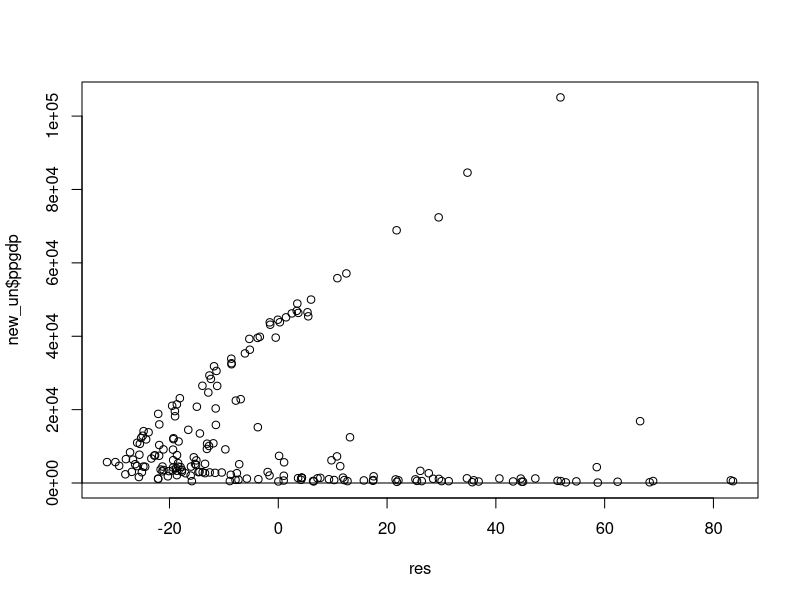
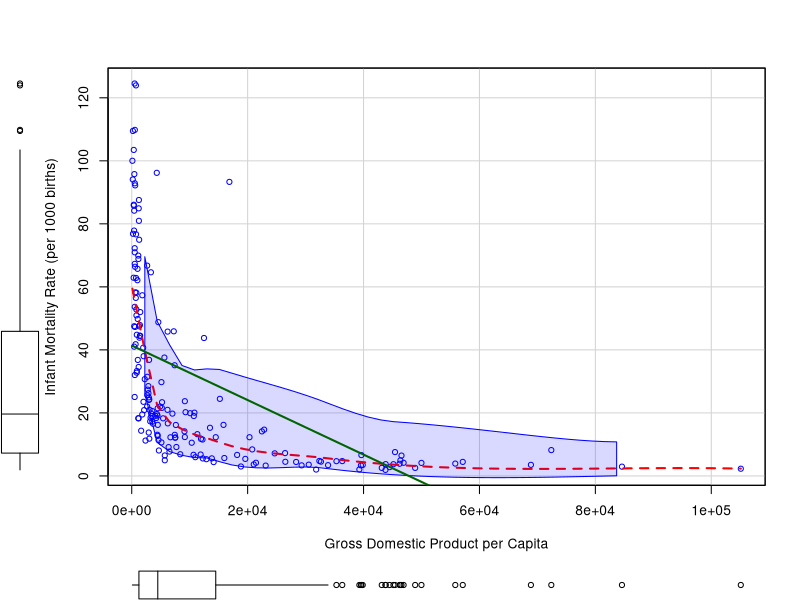
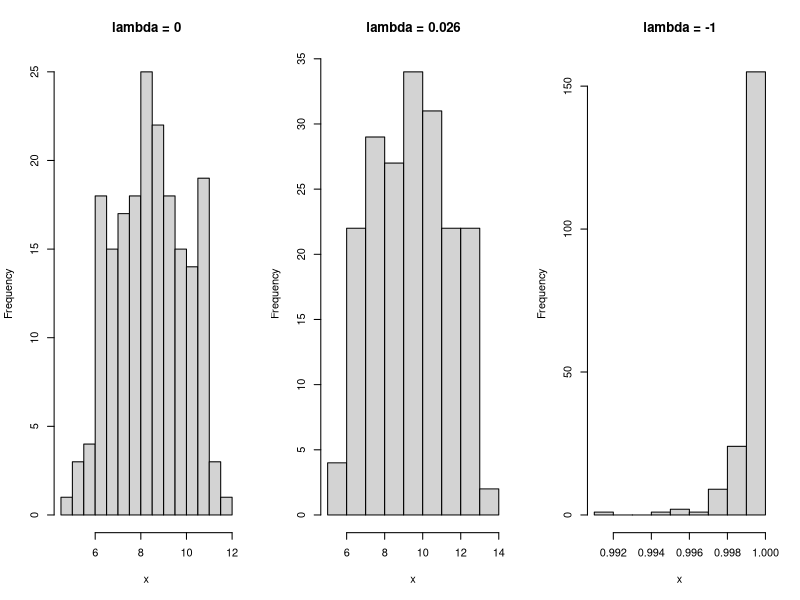
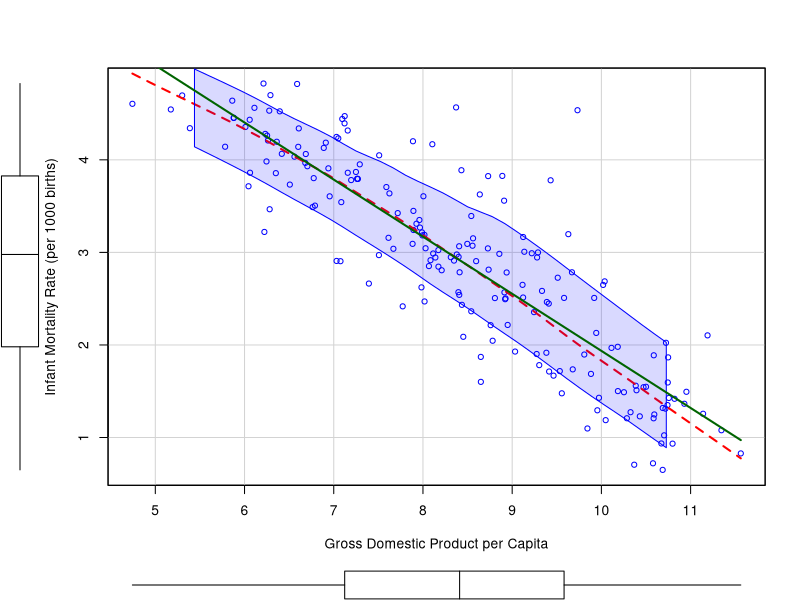

Here is the R script that generated these plots, in order:
library(MASS);library(car);library(AER);library(carData);library(stats)

data('UN')
par(mfrow = c(1,1))
new_un = na.omit(UN)
un_model = lm(infantMortality~ppgdp, data = new_un)
summary(un_model)

res = un_model$residuals
plot(res,new_un$ppgdp)
abline(0,0)

##Task 2.a
## check skewness in independent variable and dependent variable
car::scatterplot(infantMortality~ppgdp, data = new_un,xlab = 'Gross Domestic Product per Capita', 
            ylab = 'Infant Mortality Rate (per 1000 births)', 
            regLine = list(col = 'darkgreen'), 
            smooth = list(col.smooth = "red"))

## Task 2.b 
## estimate if transformation needed for ppgdp
p1 = powerTransform(ppgdp~1, data = new_un, family = 'bcPower')
summary(p1)

##Task 2.c
## examine the data distribution for ppgdp based on three different value of lambda
par(mfrow = c(1,3))
lambda_0 = car::bcPower(new_un$ppgdp, lambda=0)
lambda_optimal = car::bcPower(new_un$ppgdp, lambda=0.026)
lambda_negative = car::bcPower(new_un$ppgdp, lambda=-1)


hist(lambda_0,breaks = 12,main = 'lambda = 0',xlab = 'x')
hist(lambda_optimal,breaks = 12,main = 'lambda = 0.026',xlab = 'x')
hist(lambda_negative,breaks = 12,main = 'lambda = -1',xlab = 'x')

shapiro.test(lambda_0)
shapiro.test(lambda_optimal)
shapiro.test(lambda_negative)

## Task 2.e
## Estimate if transformation needed for infantMortality
p2 = powerTransform(infantMortality~log(ppgdp), data = new_un, family = 'bcPower')
summary(p2)

## Task 2.f
car::scatterplot(log(infantMortality)~log(ppgdp), data = new_un,xlab = 'Gross Domestic Product per Capita', 
                 ylab = 'Infant Mortality Rate (per 1000 births)', 
                 regLine = list(col = 'darkgreen'), 
                 smooth = list(col.smooth = "red"))
 
log_lm_model = lm(log(infantMortality)~log(ppgdp), data = new_un)
summary(log_lm_model)

shapiro.test(un_model$residuals)
shapiro.test(log_lm_model$residuals)

??na.omit()
